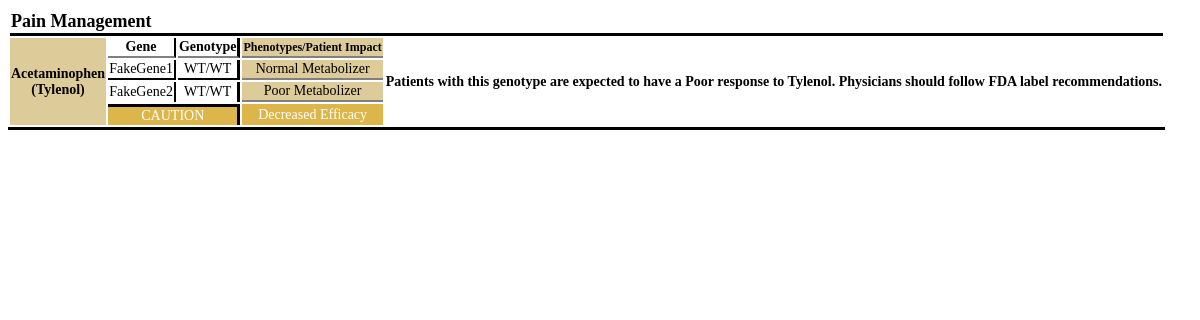
Page /PHP_Tool_BackEnd_Reader/main.php on the committed database.
### tables this page shows
CREATE TABLE IF NOT EXISTS `theraputicarea` (
  `id` int(11) NOT NULL AUTO_INCREMENT,
  `area` varchar(100) NOT NULL,
  `id_CurrentMedication` int(11) NOT NULL,
  PRIMARY KEY (`id`)
);

CREATE TABLE IF NOT EXISTS `generic` (
  `id` int(10) NOT NULL AUTO_INCREMENT,
  `name` varchar(100) NOT NULL,
  `id_drug` int(10) NOT NULL,
  PRIMARY KEY (`id`)
);

CREATE TABLE IF NOT EXISTS `trade` (
  `id` int(10) NOT NULL AUTO_INCREMENT,
  `name` varchar(100) NOT NULL,
  `id_drug` int(11) NOT NULL,
  PRIMARY KEY (`id`)
);

CREATE TABLE IF NOT EXISTS `currentmedication` (
  `id` int(10) NOT NULL AUTO_INCREMENT,
  `GroupPhenotype` varchar(100) NOT NULL,
  `Recommendation` varchar(1000) NOT NULL,
  `id_json` int(10) NOT NULL,
  PRIMARY KEY (`id`)
);

CREATE TABLE IF NOT EXISTS `action` (
  `id` int(11) NOT NULL AUTO_INCREMENT,
  `action` varchar(100) NOT NULL,
  `id_CurrentMedication` int(10) NOT NULL,
  PRIMARY KEY (`id`)
);

### PHP_Tool_BackEnd_Reader/main.php (the view, shortened to what this page needs)
<!DOCTYPE html>
<html lang="en">
<head>
    <link rel="stylesheet" href="style.css">
</head>
<body>
<?php
include "conect.php";
$sql = "select * from json";
$result = mysqli_query($conex,$sql);
$result = mysqli_fetch_array($result);
$id_json = $result[0];
$sql = "select * from currentmedication where id_json='$id_json'";
$result = mysqli_query($conex,$sql);
$result = mysqli_fetch_array($result);
$id_CurrentMedications = $result[0];
$GroupPhenotype = $result[1];
$Recommendation = $result[2];
$sql = "select * from drug where id_CurrentMedication='$id_CurrentMedications'";
$result = mysqli_query($conex,$sql);
$result = mysqli_fetch_array($result);
$id_Drugs = $result[0];
$sql = "select * from generic where id_drug='$id_Drugs'";
$result = mysqli_query($conex,$sql);
$result = mysqli_fetch_array($result);
$Generic1 = $result[1];
$sql = "select * from trade where id_drug='$id_Drugs'";
$result = mysqli_query($conex,$sql);
$result = mysqli_fetch_array($result);
$Trade1 = $result[1];
$sql = "select * from theraputicarea where id_CurrentMedication='$id_CurrentMedications'";
$result = mysqli_query($conex,$sql);
$result = mysqli_fetch_array($result);
$TheraputicArea1 = $result[1];
$sql = "select * from action where id_CurrentMedication='$id_CurrentMedications'";
$result = mysqli_query($conex,$sql);
$result = mysqli_fetch_array($result);
$Action1 = $result[1];
$sql = "select * from geneinfo where id_CurrentMedication='$id_CurrentMedications'";
$result = mysqli_query($conex,$sql);
$a = 0;
$b = 0;
while($data = mysqli_fetch_array($result)){
    $GeneInfo1[$a][$b] = $data[1];
    $GeneInfo2[$a][$b] = $data[2];
    $GeneInfo3[$a][$b] = $data[3];
    $a++;
    $b++;
}
?>
<table id="mainTable" >
		<tr>
			<th colspan="7" align="left" id="one">
			<?php
				echo $TheraputicArea1;
			?>
			</th>
		</tr>
		<tr>
			<th rowspan="4" colspan="2" align="center" id="twoOne">
			<?php
				echo $Generic1;
			?>
			<br>
				<?php
						echo <<<EOT
						($Trade1)
						EOT;
			    ?>
			</th>
			<th align="center" id="twoTwo">&nbsp&nbsp&nbsp&nbspGene&nbsp&nbsp&nbsp&nbsp</th>
			<th align="center" id="twoThree">Genotype</th>
			<th colspan="2" align="center" id="twoFour">Phenotypes/Patient Impact</th>
			<th rowspan="4" colspan="2" align="center" id="2-5">
			<?php
				echo $Recommendation;
			?>
			</th>
		</tr>
			<td align="center" id="threeOne">
			<?php
				echo $GeneInfo1[0][0];
			?>
			</td>
			<td align="center" id="threeTwo">
			<?php
				echo $GeneInfo2[0][0];
			?>
			</td>
			<td colspan="2" align="center" id="threeThree">
			<?php
				echo $GeneInfo3[0][0];
			?>
			</td>
			<td align="center" id="fourOne">
			<?php
				echo $GeneInfo1[1][1];
			?>
			</td>
			<td align="center" id="fourTwo">
			<?php
				echo $GeneInfo2[1][1];
			?>
			</td>
			<td colspan="2" align="center" id="fourThree">
			<?php
				echo $GeneInfo3[1][1];
			?>
			</td>
		<tr colspan=>
			<td colspan="2" align="center" id="fiveOne">
			<?php
				echo $Action1;
			?>
			</td>
			<td colspan="2" align="center" id="fiveTwo">
			<?php
				echo $GroupPhenotype;
			?>
			</td>
		</tr>
	</table>
</body>
</html>

### PHP_Tool_BackEnd_Reader/Style.css (style rules this page uses)
#mainTable { visibility: visible; font-size: 14px; border-bottom-style: solid; border-bottom-color: black; background-color: #fff; }
#one { font-size: 18px; border-bottom-style: solid; border-bottom-color: black; }
#twoOne { font-size: 14px; background-color: rgb(221, 203, 153); visibility: visible; }
#twoTwo { border-right-style: solid; border-right-color: black; border-right-width: 2px; border-bottom-style: solid; border-bottom-color: gray; border-bottom-width: 2px; }
#twoThree { border-right-style: solid; border-right-color: black; border-bottom-style: solid; border-bottom-color: gray; border-bottom-width: 2px; }
#twoFour { font-size: 12px; background-color: rgb(221, 203, 153); border-bottom-style: solid; border-bottom-color: gray; border-bottom-width: 2px; }
#threeOne { border-right-style: solid; border-right-color: black; border-bottom-style: solid; border-bottom-color: black; border-bottom-width: 2px; border-right-width: 2px; }
#threeTwo { border-right-style: solid; border-right-color: black; border-bottom-style: solid; border-bottom-color: black; border-bottom-width: 2px; }
#threeThree { font-size: 14px; background-color: rgb(221, 203, 153); border-bottom-style: solid; border-bottom-color: gray; border-bottom-width: 2px; }
#fourOne { border-right-style: solid; border-right-color: black; border-right-width: 2px; }
#fourTwo { border-right-style: solid; border-right-color: black; }
#fourThree { font-size: 14px; background-color: rgb(221, 203, 153); border-bottom-style: solid; border-bottom-color: gray; border-bottom-width: 2px; }
#fiveOne { font-size: 14px; background-color: rgb(221, 182, 75); color: white; border-right-style: solid; border-right-color: black; border-top-style: solid; border-top-color: black; }
#fiveTwo { font-size: 14px; background-color: rgb(221, 182, 75); color: white; }

### rows in the picture
theraputicarea: area "Pain Management"
generic: name "Acetaminophen"
trade: name "Tylenol"
currentmedication: Recommendation "Patients with this genotype are expected to have a Poor response to Tylenol. Physicians should follow FDA label recommendations.", GroupPhenotype "Decreased Efficacy"
action: action "CAUTION"

### other values in the picture
$GeneInfo1[0][0] "FakeGene1"
$GeneInfo2[0][0] "WT/WT"
$GeneInfo3[0][0] "Normal Metabolizer"
$GeneInfo1[1][1] "FakeGene2"
$GeneInfo2[1][1] "WT/WT"
$GeneInfo3[1][1] "Poor Metabolizer"
